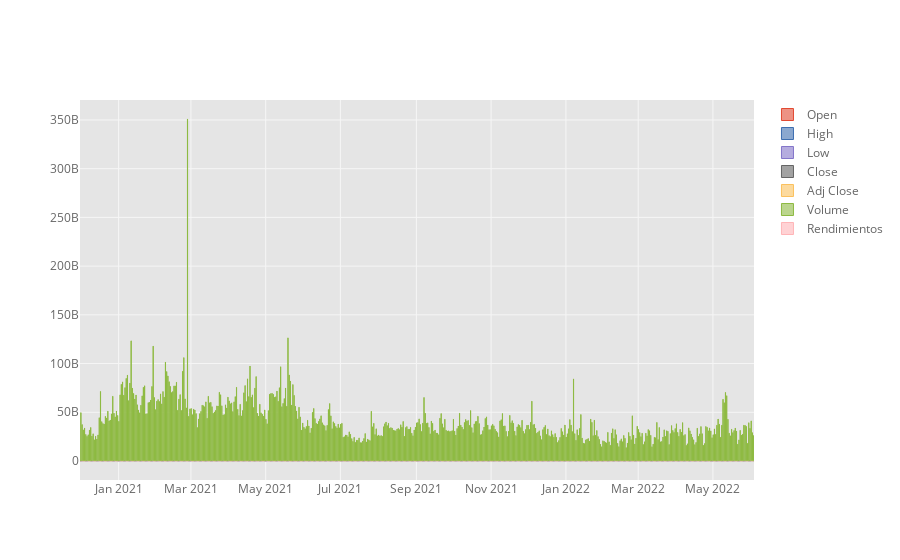

Here is the notebook cell this chart was saved with:
### Code cell
df_BTC.iplot(kind='bar')

### Figure 1 — Plotly figure (JSON) as saved in the notebook; plotly's stock layout.template omitted (floating-point values rounded to 4 significant figures; data arrays with more than 128 entries replaced by an {"elided": "..."} marker saying what was removed)
{"data": [{"marker": {"color": "rgba(226, 74, 51, 0.6)", "line": {"color": "rgba(226, 74, 51, 1.0)", "width": 1}}, "name": "Open", "orientation": "v", "text": "", "type": "bar", "x": {"elided": "550 str values"}, "y": {"elided": "550 float values"}}, {"marker": {"color": "rgba(62, 111, 176, 0.6)", "line": {"color": "rgba(62, 111, 176, 1.0)", "width": 1}}, "name": "High", "orientation": "v", "text": "", "type": "bar", "x": {"elided": "550 str values"}, "y": {"elided": "550 float values"}}, {"marker": {"color": "rgba(132, 118, 202, 0.6)", "line": {"color": "rgba(132, 118, 202, 1.0)", "width": 1}}, "name": "Low", "orientation": "v", "text": "", "type": "bar", "x": {"elided": "550 str values"}, "y": {"elided": "550 float values"}}, {"marker": {"color": "rgba(101, 101, 101, 0.6)", "line": {"color": "rgba(101, 101, 101, 1.0)", "width": 1}}, "name": "Close", "orientation": "v", "text": "", "type": "bar", "x": {"elided": "550 str values"}, "y": {"elided": "550 float values"}}, {"marker": {"color": "rgba(251, 193, 94, 0.6)", "line": {"color": "rgba(251, 193, 94, 1.0)", "width": 1}}, "name": "Adj Close", "orientation": "v", "text": "", "type": "bar", "x": {"elided": "550 str values"}, "y": {"elided": "550 float values"}}, {"marker": {"color": "rgba(142, 186, 66, 0.6)", "line": {"color": "rgba(142, 186, 66, 1.0)", "width": 1}}, "name": "Volume", "orientation": "v", "text": "", "type": "bar", "x": {"elided": "550 str values"}, "y": {"elided": "550 int values"}}, {"marker": {"color": "rgba(255, 181, 184, 0.6)", "line": {"color": "rgba(255, 181, 184, 1.0)", "width": 1}}, "name": "Rendimientos", "orientation": "v", "text": "", "type": "bar", "x": {"elided": "550 str values"}, "y": {"elided": "550 float values"}}], "layout": {"legend": {"bgcolor": "#FFFFFF", "font": {"color": "#666666"}}, "paper_bgcolor": "#FFFFFF", "plot_bgcolor": "#E5E5E5", "title": {"font": {"color": "#151516"}}, "xaxis": {"gridcolor": "#F6F6F6", "showgrid": true, "tickfont": {"color": "#666666"}, "title": {"font": {"color": "#666666"}, "text": ""}, "zerolinecolor": "#F6F6F6"}, "yaxis": {"gridcolor": "#F6F6F6", "showgrid": true, "tickfont": {"color": "#666666"}, "title": {"font": {"color": "#666666"}, "text": ""}, "zerolinecolor": "#F6F6F6"}}}
